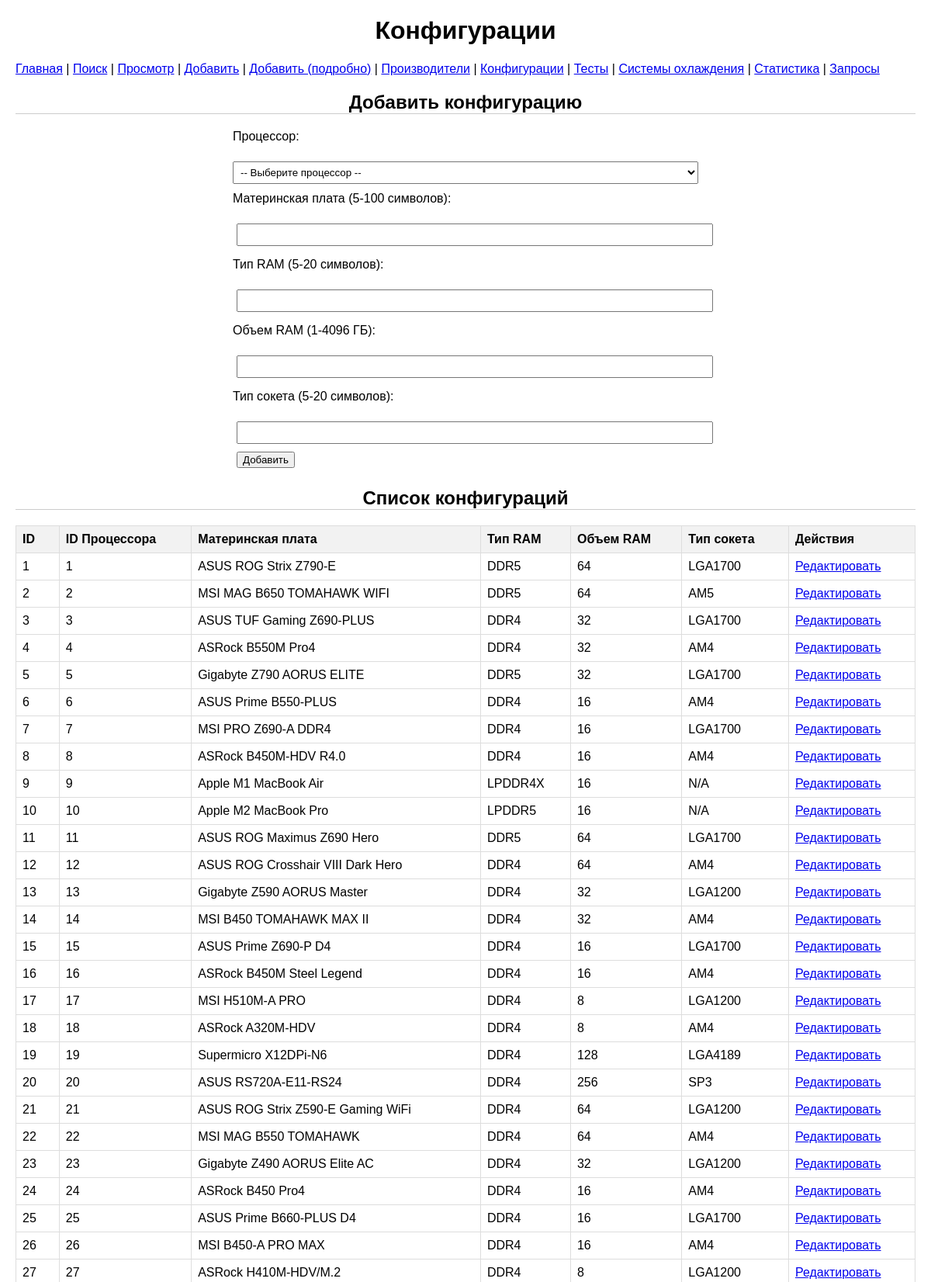
The page /config (upper part) on the database its author committed.
### tables this page shows
CREATE TABLE "config" (
	"id"	INTEGER,
	"processor_id"	INTEGER,
	"motherboard_model"	VARCHAR(100) CHECK(LENGTH("motherboard_model") BETWEEN 3 AND 100),
	"ram_type"	VARCHAR(20) CHECK(LENGTH("ram_type") BETWEEN 3 AND 20),
	"ram_size"	INTEGER CHECK("ram_size" BETWEEN 1 AND 4096),
	"socket_type"	VARCHAR(20) CHECK(LENGTH("socket_type") BETWEEN 3 AND 20),
	"storage_interface"	VARCHAR(20) CHECK(LENGTH("storage_interface") BETWEEN 3 AND 20),
	"gpu_config"	VARCHAR(100) CHECK(LENGTH("gpu_config") BETWEEN 3 AND 100),
	"power_supply"	INTEGER CHECK("power_supply" BETWEEN 10 AND 3000),
	PRIMARY KEY("id"),
	FOREIGN KEY("processor_id") REFERENCES "processors"("id")
);

### flask_app.py (the view, shortened to what this page needs)
@app.route('/config', methods=['GET', 'POST'])
def config():
    errors = []
    with get_db_connection() as conn:
        configs = conn.execute("SELECT id, processor_id, motherboard_model, ram_type, ram_size, socket_type FROM config ORDER BY id").fetchall()
        processors = conn.execute("SELECT id, model_name FROM processors").fetchall()
    return render_template('config.html', configs=configs, processors=processors, errors=errors)

### flask_app.py (called while the page is built)
def get_db_connection():
    conn = sqlite3.connect(DB_PATH, timeout=10)
    conn.row_factory = sqlite3.Row
    return conn

### templates/config.html (shortened to what this page needs)
<!DOCTYPE html>
<html lang="ru">
<head>
    <link rel="stylesheet" href="{{ url_for('static', filename='style.css') }}">
</head>
<body>
    <h1>Конфигурации</h1>
    <nav>
        <a href="/">Главная</a> |
        <a href="/search">Поиск</a> |
        <a href="/view">Просмотр</a> |
        <a href="/add">Добавить</a> |
        <a href="/add_detailed">Добавить (подробно)</a> |
        <a href="/manufacturers">Производители</a> |
        <a href="/config">Конфигурации</a> |
        <a href="/performance">Тесты</a> |
        <a href="/cooling_systems">Системы охлаждения</a> |
        <a href="/stats">Статистика</a> |
        <a href="/queries">Запросы</a>
    </nav>
    <h2>Добавить конфигурацию</h2>
    <form method="POST">
        <label for="processor_id">Процессор:</label><br>
        <select name="processor_id" id="processor_id" required>
            <option value="">-- Выберите процессор --</option>
        </select><br>
        <label for="motherboard_model">Материнская плата (5-100 символов):</label><br>
        <input type="text" name="motherboard_model" id="motherboard_model" required><br>
        <label for="ram_type">Тип RAM (5-20 символов):</label><br>
        <input type="text" name="ram_type" id="ram_type" required><br>
        <label for="ram_size">Объем RAM (1-4096 ГБ):</label><br>
        <input type="number" name="ram_size" id="ram_size" min="1" max="4096" required><br>
        <label for="socket_type">Тип сокета (5-20 символов):</label><br>
        <input type="text" name="socket_type" id="socket_type" required><br>
        <button type="submit">Добавить</button>
    </form>
    <h2>Список конфигураций</h2>
    {% if configs %}
        <table>
            <tr>
                <th>ID</th>
                <th>ID Процессора</th>
                <th>Материнская плата</th>
                <th>Тип RAM</th>
                <th>Объем RAM</th>
                <th>Тип сокета</th>
                <th>Действия</th>
            </tr>
            {% for conf in configs %}
            <tr>
                <td>{{ conf['id'] }}</td>
                <td>{{ conf['processor_id'] }}</td>
                <td>{{ conf['motherboard_model'] }}</td>
                <td>{{ conf['ram_type'] }}</td>
                <td>{{ conf['ram_size'] }}</td>
                <td>{{ conf['socket_type'] }}</td>
                <td><a href="{{ url_for('edit_config', id=conf['id']) }}">Редактировать</a></td>
            </tr>
            {% endfor %}
        </table>
    {% else %}
        <p>Нет конфигураций для отображения.</p>
    {% endif %}
</body>
</html>

### static/style.css (style rules this page uses)
body { font-family: Arial, sans-serif; margin: 20px; }
nav { margin-bottom: 20px; }
table { border-collapse: collapse; width: 100%; }
th, td { border: 1px solid #ddd; padding: 8px; text-align: left; }
th { background-color: #f2f2f2; }
form { margin-bottom: 20px; }
input, button { margin: 5px; }
form { max-width: 600px; margin: 20px auto; }
label { display: block; margin-top: 10px; }
input, select { width: 100%; padding: 5px; margin-top: 5px; }
h2 { margin-top: 20px; text-align: center; border-bottom: 1px solid #ccc; }
h1 { text-align: center; }

### rows shown on the page
config: id "1", processor_id "1", motherboard_model "ASUS ROG Strix Z790-E", ram_type "DDR5", ram_size "64", socket_type "LGA1700"
config: id "2", processor_id "2", motherboard_model "MSI MAG B650 TOMAHAWK WIFI", ram_type "DDR5", ram_size "64", socket_type "AM5"
config: id "3", processor_id "3", motherboard_model "ASUS TUF Gaming Z690-PLUS", ram_type "DDR4", ram_size "32", socket_type "LGA1700"
config: id "4", processor_id "4", motherboard_model "ASRock B550M Pro4", ram_type "DDR4", ram_size "32", socket_type "AM4"
config: id "5", processor_id "5", motherboard_model "Gigabyte Z790 AORUS ELITE", ram_type "DDR5", ram_size "32", socket_type "LGA1700"
config: id "6", processor_id "6", motherboard_model "ASUS Prime B550-PLUS", ram_type "DDR4", ram_size "16", socket_type "AM4"
config: id "7", processor_id "7", motherboard_model "MSI PRO Z690-A DDR4", ram_type "DDR4", ram_size "16", socket_type "LGA1700"
config: id "8", processor_id "8", motherboard_model "ASRock B450M-HDV R4.0", ram_type "DDR4", ram_size "16", socket_type "AM4"
config: id "9", processor_id "9", motherboard_model "Apple M1 MacBook Air", ram_type "LPDDR4X", ram_size "16", socket_type "N/A"
config: id "10", processor_id "10", motherboard_model "Apple M2 MacBook Pro", ram_type "LPDDR5", ram_size "16", socket_type "N/A"
config: id "11", processor_id "11", motherboard_model "ASUS ROG Maximus Z690 Hero", ram_type "DDR5", ram_size "64", socket_type "LGA1700"
config: id "12", processor_id "12", motherboard_model "ASUS ROG Crosshair VIII Dark Hero", ram_type "DDR4", ram_size "64", socket_type "AM4"
config: id "13", processor_id "13", motherboard_model "Gigabyte Z590 AORUS Master", ram_type "DDR4", ram_size "32", socket_type "LGA1200"
config: id "14", processor_id "14", motherboard_model "MSI B450 TOMAHAWK MAX II", ram_type "DDR4", ram_size "32", socket_type "AM4"
config: id "15", processor_id "15", motherboard_model "ASUS Prime Z690-P D4", ram_type "DDR4", ram_size "16", socket_type "LGA1700"
config: id "16", processor_id "16", motherboard_model "ASRock B450M Steel Legend", ram_type "DDR4", ram_size "16", socket_type "AM4"
config: id "17", processor_id "17", motherboard_model "MSI H510M-A PRO", ram_type "DDR4", ram_size "8", socket_type "LGA1200"
config: id "18", processor_id "18", motherboard_model "ASRock A320M-HDV", ram_type "DDR4", ram_size "8", socket_type "AM4"
config: id "19", processor_id "19", motherboard_model "Supermicro X12DPi-N6", ram_type "DDR4", ram_size "128", socket_type "LGA4189"
config: id "20", processor_id "20", motherboard_model "ASUS RS720A-E11-RS24", ram_type "DDR4", ram_size "256", socket_type "SP3"
config: id "21", processor_id "21", motherboard_model "ASUS ROG Strix Z590-E Gaming WiFi", ram_type "DDR4", ram_size "64", socket_type "LGA1200"
config: id "22", processor_id "22", motherboard_model "MSI MAG B550 TOMAHAWK", ram_type "DDR4", ram_size "64", socket_type "AM4"
config: id "23", processor_id "23", motherboard_model "Gigabyte Z490 AORUS Elite AC", ram_type "DDR4", ram_size "32", socket_type "LGA1200"
config: id "24", processor_id "24", motherboard_model "ASRock B450 Pro4", ram_type "DDR4", ram_size "16", socket_type "AM4"
config: id "25", processor_id "25", motherboard_model "ASUS Prime B660-PLUS D4", ram_type "DDR4", ram_size "16", socket_type "LGA1700"
config: id "26", processor_id "26", motherboard_model "MSI B450-A PRO MAX", ram_type "DDR4", ram_size "16", socket_type "AM4"
config: id "27", processor_id "27", motherboard_model "ASRock H410M-HDV/M.2", ram_type "DDR4", ram_size "8", socket_type "LGA1200"
